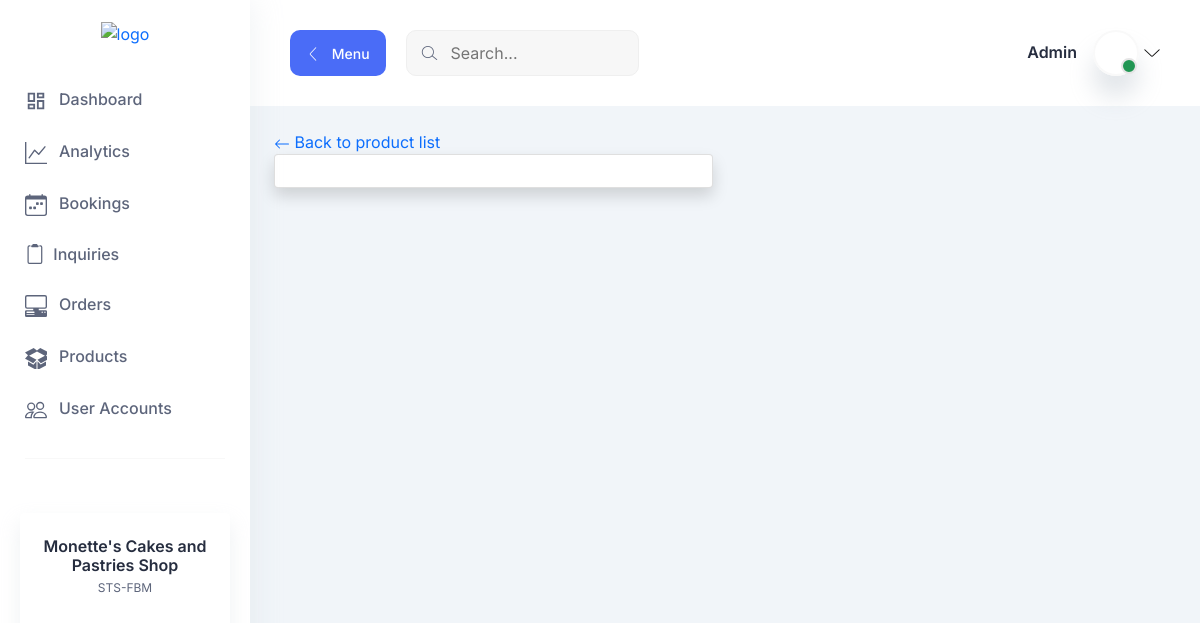
The page /products-view/6 (signed in) on the database as committed earlier.
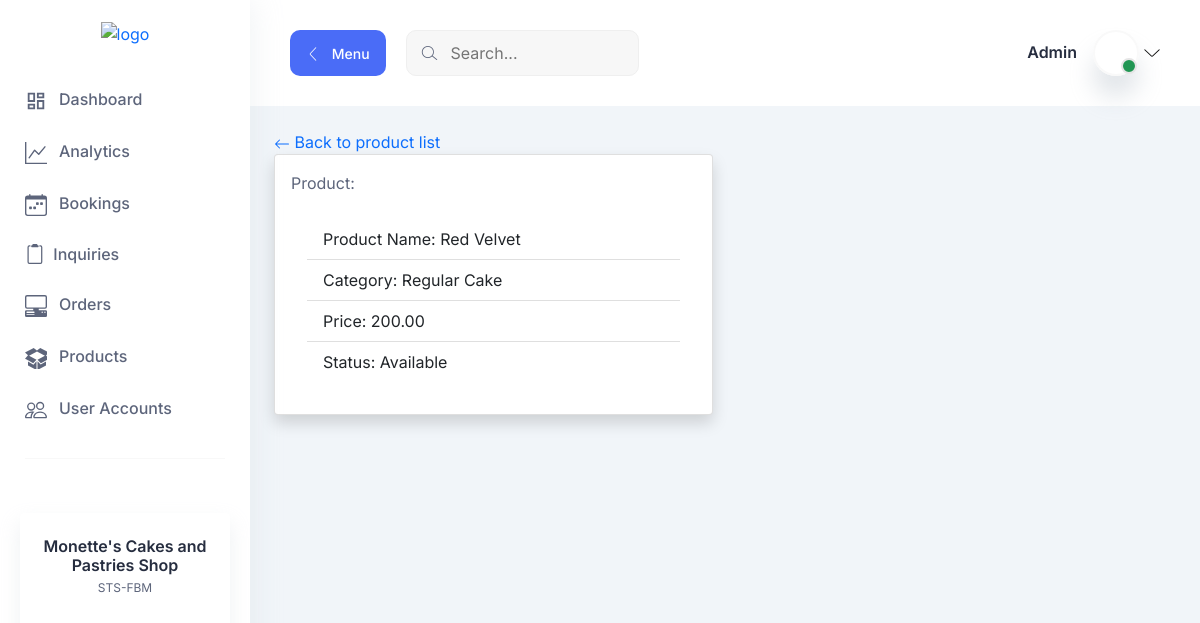
The same page on the database as committed later.
### products/models.py (models this page shows, shortened)
class Products(models.Model):
    status = (
        ("Available", "Available"),
        ("Not Available", "Not Available")
    )
    product_name = models.CharField(max_length=255)
    category = models.ForeignKey(Category, on_delete=models.CASCADE)
    price = models.DecimalField(max_digits=10, decimal_places=2)
    status = models.CharField(max_length=255, choices=status)
    class Meta:
        verbose_name = "Products"

class Category(models.Model):
    category = models.CharField(max_length=255)
    class Meta:
        verbose_name = "Category"
    def __str__(self):
        return self.category

### products/views.py (the view)
# urls.py: path("products-view/<int:pk>", products_view, name="products-view"),
@login_required
def products_view(request, pk):
     template_name = "products/products_view.html"
     products = Products.objects.filter(id=pk)
     context = {
         "products" : products
     }
     return render (request, template_name, context)

### products/templates/products/products_view.html
{% extends 'base.html' %} {% block body %}
<div class="container p-4">
  <a href="{% url 'products-list' %}" class="text-decoration-none">
    <svg xmlns="http://www.w3.org/2000/svg" width="16" height="16" fill="currentColor" class="bi bi-arrow-left" viewBox="0 0 16 16">
      <path fill-rule="evenodd" d="M15 8a.5.5 0 0 0-.5-.5H2.707l3.147-3.146a.5.5 0 1 0-.708-.708l-4 4a.5.5 0 0 0 0 .708l4 4a.5.5 0 0 0 .708-.708L2.707 8.5H14.5A.5.5 0 0 0 15 8z"/>
    </svg>
    Back to product list
  </a>
  <div class="row">
    <div class="col-sm col-md-6 col-lg-6">
      <div class="card shadow rounded p-3">
        {% for detail in products %}
        <div class="card-title">
            Product: {{detail.products}}
        </div>
        <div class="card-body">
          <ul class="list-group list-group-flush">
            <li class="list-group-item">Product Name: {{detail.product_name}}</li>
            <li class="list-group-item">Category:  {{detail.category}}</li>
            <li class="list-group-item">Price: {{detail.price}}</li>
            <li class="list-group-item">Status: {{detail.status}}</li>
          </ul>
        </div>
        {% endfor %}
      </div>
    </div>
    <div class="col-sm col-md-6 col-lg-6"></div>
  </div>
</div>
{% endblock %}

Rows that differ between the two databases and show on the page:
added Products: product_name "Red Velvet", category "Regular Cake", price "200.00", status "Available"
